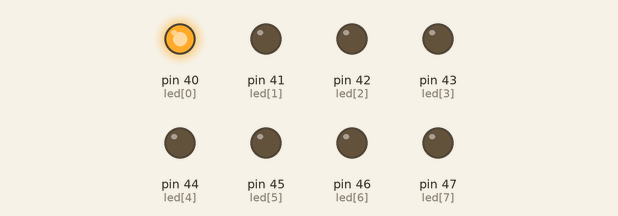
The sketch below on a simulated Arduino Mega 2560, built with avr-gcc and run on an emulated ATmega2560. On the bench: output pins drawn as LEDs (lit = HIGH).

Above: at 0.12 s.
At 0.62 s:
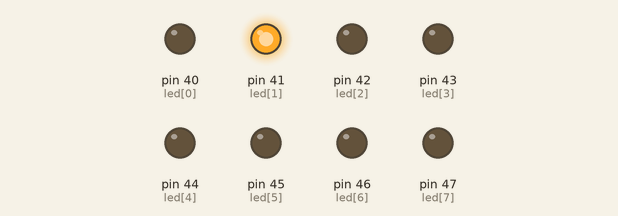
At 1.12 s:
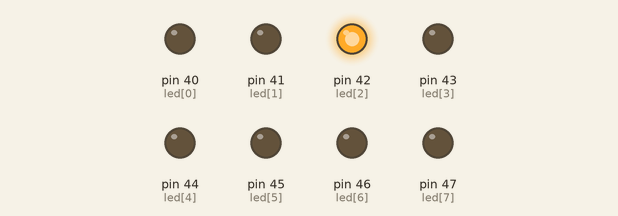
At 2.62 s:
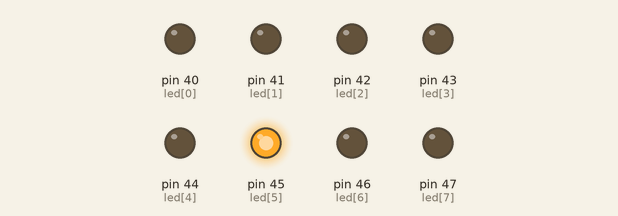
At 3.62 s:
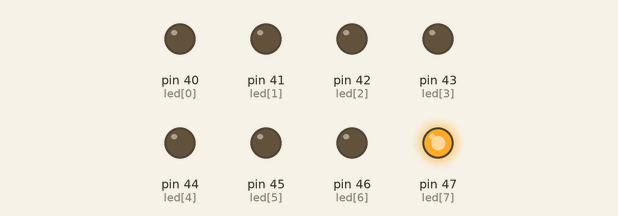
At 4.87 s:
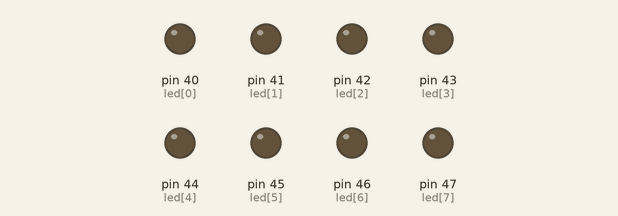
Timing chart, 0 to 5.2 s (numbered marks = the images above):
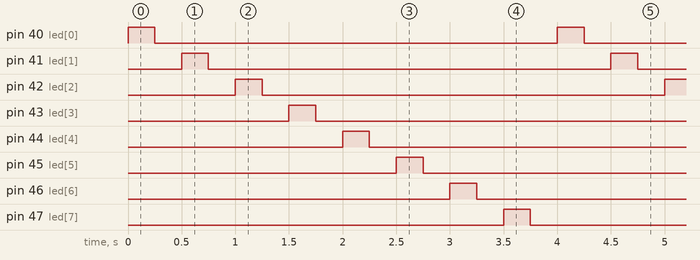

Measured:
- by itself, pin 40 (led[0]), pin 41 (led[1]), pin 42 (led[2]), pin 43 (led[3]), pin 44 (led[4]), pin 45 (led[5]), pin 46 (led[6]), pin 47 (led[7]): alternates HIGH for 0.25 s and LOW for 3.8 s
- by itself, everything shown: repeats every 4.0 s, in 16 steps

The sketch:

sketch_sep25b.ino
```cpp
const int led[] = {40, 41, 42, 43, 44, 45, 46, 47};
void setup() {
  for (int i = 0; i <= 7; i++) {
    pinMode(led[i], OUTPUT);
  }

}

void loop() {
  for (int i = 0; i <= 7; i++) {
    digitalWrite(led[i], HIGH);
    delay(250);
    digitalWrite(led[i], LOW);
    delay(250);
  }
}
```
